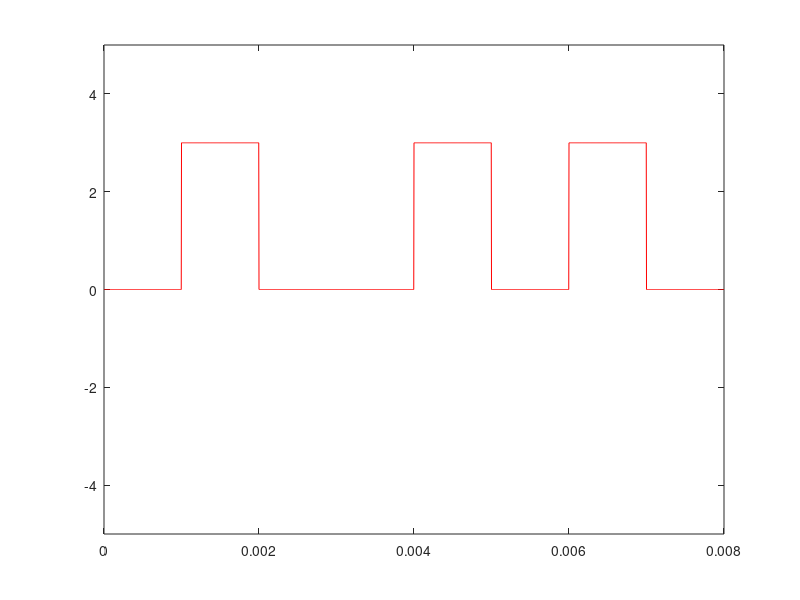

MATLAB code for this plot:
clc;
clear;
bits=[0 1 0 0 1 0 1 0];

bitrate = 1000;
T = length(bits)/bitrate;
n = 300;
N = n*length(bits);

dt = T/N;
t = 0:dt:T;
x = zeros(1,length(t));

for i = 0:length(bits)-1
  if bits(i+1) == 1
    x(i*n+1:(i+1)*n) = 1*3;
  else
    x(i*n+1:(i+1)*n) = 0*3;
  end
end

plot(t,x,'r-');
axis([0 length(bits)/bitrate -5 5]);


origin_bits = zeros(1, round(length(x) / n));


for i = 1:length(x) / n
    count = 0;
    for j = 1:n
        if(x(((i-1) * n) + j) == 3)
            count = count + 1;
        end
    end
    if(count < n)
        origin_bits(i) = 0;
    else 
        origin_bits(i) = 1;
    end
end

disp("Randomly generated bits: ");
disp(bits);
disp("Bits retained from signal x: ");
disp(origin_bits);


